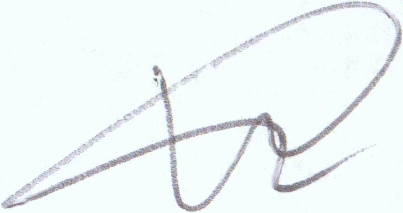
#> input picture data/train/066/01_066.png, 403 x 213 px, given in place of 09_068.png, which was not available
$ jupyter execute --allow-errors sklearn_nn.ipynb   (shell and % lines are left out)   (older library calls are emulated)
#> lines starting #> are read from the running program, lines starting #| are printed output that depends on the picture; long printed decimals are rounded; pictures that were not available may be replaced by others from this repository, and a replacement may not be noted
[cell 1]
import matplotlib.pyplot as plt
import numpy as np
import cv2
import pandas as pd
%pylab inline
from skimage.measure import compare_ssim
from skimage.measure import structural_similarity as ssim
from sklearn.neural_network import MLPClassifier

import imagehash
from PIL import Image
import pickle

[cell 2]
def mse(imageA, imageB):
    # the 'Mean Squared Error' between the two images is the
    # sum of the squared difference between the two images;
    # NOTE: the two images must have the same dimension
    err = np.sum((imageA.astype("float") - imageB.astype("float")) ** 2)
    err /= float(imageA.shape[0] * imageA.shape[1])

    # return the MSE, the lower the error, the more "similar"
    # the two images are
    return err

#> (a cell that did not finish here is left out)

[cell 4]
x_input = []

#> (the rest of this cell did not finish here and is left out)

#> (a cell that did not finish here is left out)

[cell 6]
clf = MLPClassifier(solver='lbfgs', alpha=1e-5, hidden_layer_sizes=(5, 2), random_state=1)
#> (the rest of this cell did not finish here and is left out)

[cell 7]
test_img1 = "data/train/068/09_068.png"
#test_img2 = "data/train/068/09_068.png"
test_img2 = "data/train/068_forg/02_0113068.PNG"

'''test_img1 = "data/test/066/08_066.png"
test_img2 = "data/test/066_forg/04_0211066.PNG"'''


test_img1 = cv2.imread(test_img1)
#> test_img1 is the input picture: shape (213, 403, 3); mean B, G, R 246.4, 245.5, 238.4
test_img1 = cv2.resize(test_img1,(28,28))
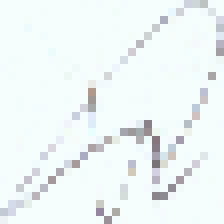
#> test_img1: shape (28, 28, 3) (shown 8 times larger); mean B, G, R 246.4, 245.6, 238.5
test_img1 = cv2.cvtColor(test_img1,cv2.COLOR_BGR2GRAY)
#> test_img1: shape (28, 28)

test_img2 = cv2.imread(test_img2)
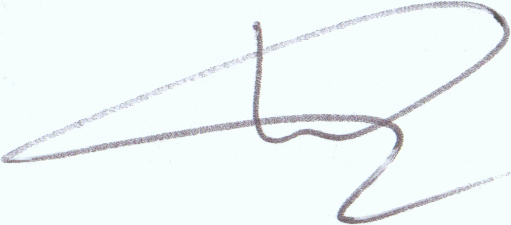
#> input picture data/train/066/05_066.png, 511 x 225 px, given in place of 02_0113068.PNG, which was not available
#> test_img2 is the input picture: shape (225, 511, 3); mean B, G, R 247.5, 246.7, 239.5
test_img2 = cv2.resize(test_img2,(28,28))
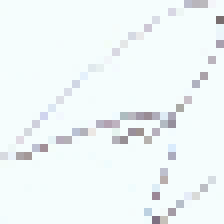
#> test_img2: shape (28, 28, 3) (shown 8 times larger); mean B, G, R 247.9, 247.1, 239.9
test_img2 = cv2.cvtColor(test_img2,cv2.COLOR_BGR2GRAY)
#> test_img2: shape (28, 28)

(score, diff) = compare_ssim(test_img1, test_img2, full=True)
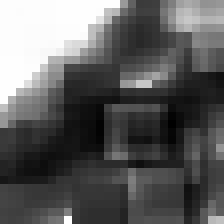
#> diff: shape (28, 28) float64 (shown 8 times larger); min -0.161, max 1, mean 0.266; drawn with min black and max white
#> score = 0.186
print(score)
#| 0.1863
rmse = mse(test_img1 , test_img2)
#> in mse, `err = np.sum((imageA.astype("float") - imageB.astype("float")) ** 2)`: err = 603210
#> in mse, `err /= float(imageA.shape[0] * imageA.shape[1])`: err = 769.4
#> rmse = 769.4
print(rmse)
#| 769.401
im1 = test_img1.flatten().tolist()
#> im1 = 784 values, max 251 at index 0, min 117 at index 579, mean 243.8
im2 = test_img2.flatten().tolist()
#> im2 = 784 values, max 252 at index 22, min 113 at index 83, mean 245.3


test_x = []
test_x.append([score]+[rmse]+im1+im2)
#> (the rest of this cell did not finish here and is left out)
